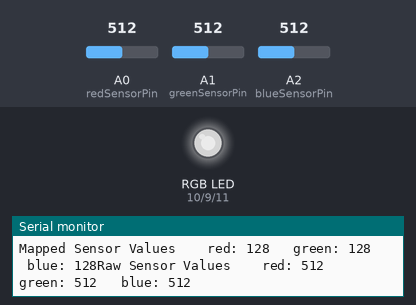
A sketch run on a simulated Arduino Uno, built with avr-gcc and run on an emulated ATmega328P. Parts: an RGB LED mixed from three pins (HIGH = lit), the last lines printed to the serial monitor. Inputs (shaded band) come from the test bench; at power-on: A0 (redSensorPin) = 512, A1 (greenSensorPin) = 512, A2 (blueSensorPin) = 512. Dim RGB values are drawn brighter than linear.

Above: at 1.2 s.
1.3 s: A0 (redSensorPin) set to 414
At 2.0 s:
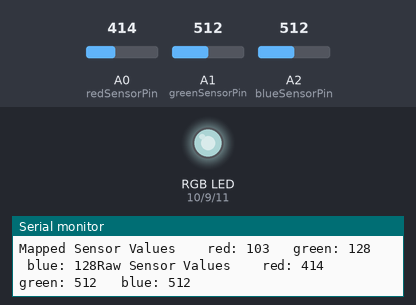
4.3 s: A0 (redSensorPin) set to 392
At 5.7 s:
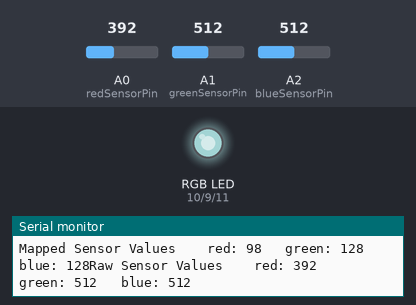
7.3 s: A1 (greenSensorPin) set to 416
At 8.5 s:
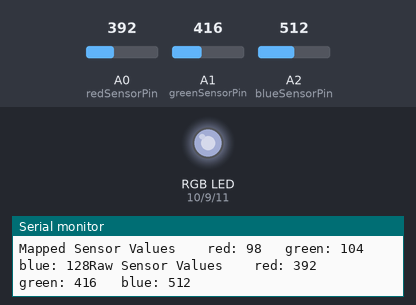
10.3 s: A1 (greenSensorPin) set to 381
At 11.7 s:
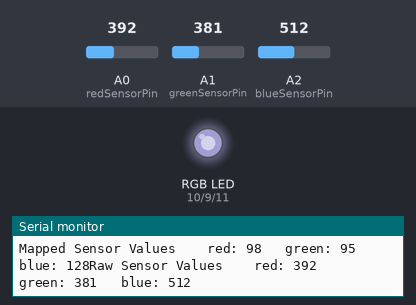
13.3 s: A2 (blueSensorPin) set to 410
At 13.8 s:
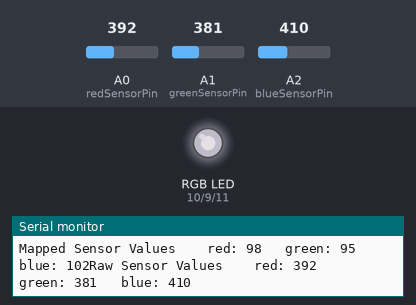
16.3 s: A2 (blueSensorPin) set to 390
At 16.7 s:
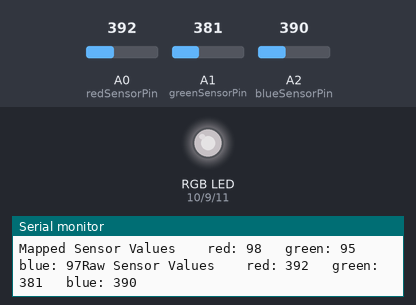
Timing chart, 0 to 18.9 s (numbered marks = the images above; inputs shaded):
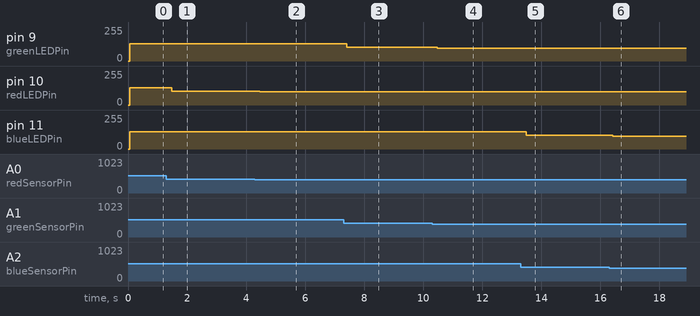

Measured:
- after the input at 1.3 s, pin 10 (redLEDPin): 128/255 → 103/255 after 0.19 s
- after the input at 4.3 s, pin 10 (redLEDPin): 103/255 → 98/255 after 0.16 s
- after the input at 7.3 s, pin 9 (greenLEDPin): 128/255 → 104/255 after 0.11 s
- after the input at 10.3 s, pin 9 (greenLEDPin): 104/255 → 95/255 after 0.17 s
- after the input at 13.3 s, pin 11 (blueLEDPin): 128/255 → 102/255 after 0.20 s
- after the input at 16.3 s, pin 11 (blueLEDPin): 102/255 → 97/255 after 0.11 s

The sketch:

proj_4_color_mixing_lamp.ino
```cpp
const int greenLEDPin = 9;
const int redLEDPin = 10;
const int blueLEDPin = 11;
const int redSensorPin = A0;
const int greenSensorPin = A1;
const int blueSensorPin = A2;
int redValue = 0;
int greenValue = 0;
int blueValue = 0;
int redSensorValue = 0;
int greenSensorValue = 0;
int blueSensorValue = 0;

void setup() {
  // put your setup code here, to run once:
  Serial.begin(9600);
  pinMode(greenLEDPin, OUTPUT);
  pinMode(redLEDPin, OUTPUT);
  pinMode(blueLEDPin, OUTPUT);
}
void loop() {
  // put your main code here, to run repeatedly:
  redSensorValue = analogRead(redSensorPin);
  delay(5);
  greenSensorValue = analogRead(greenSensorPin);
  delay(5);
  blueSensorValue = analogRead(blueSensorPin);
  Serial.print("Raw Sensor Values \t red: ");
  Serial.print(redSensorValue);
  Serial.print("\t green: ");
  Serial.print(greenSensorValue);
  Serial.print("\t blue: ");
  Serial.print(blueSensorValue);

  redValue = redSensorValue/4; // changing the denominator should change the brightness of the pin
  greenValue = greenSensorValue/4; // lower denom value = brighter
  blueValue = blueSensorValue/4;

  Serial.print("\nMapped Sensor Values \t red: ");
  Serial.print(redValue);
  Serial.print("\t green: ");
  Serial.print(greenValue);
  Serial.print("\t blue: ");
  Serial.print(blueValue);

  analogWrite(redLEDPin, redValue);
  analogWrite(greenLEDPin, greenValue);
  analogWrite(blueLEDPin, blueValue);
}
```
